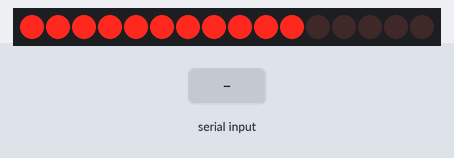
The sketch below on a simulated Arduino Uno, built with avr-gcc and run on an emulated ATmega328P. On the bench: 16 shift-register outputs drawn as a row of LEDs (first output left, lit = HIGH). Wiring (inferred from the names in the program): 2 × shift register (74HC595): data pin 11; shift clock pin 8; latch pin 12. Wiring (inferred from the signals the program sends): row of LEDs: on Q0, Q1, Q2, Q3, Q4, Q5, Q6, Q7, Q8, Q9, Q10, Q11, Q12, Q13, Q14, Q15. The test bench sets the inputs (shaded band).

Above: at 1.2 s.
1.3 s: "1" received over Serial
At 3.4 s:
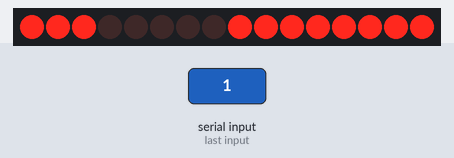
3.8 s: "2" received over Serial
At 5.3 s:
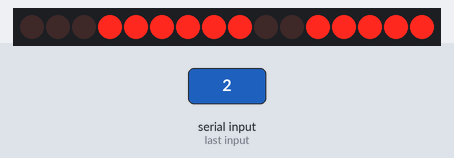
6.3 s: "0" received over Serial
At 8.4 s:
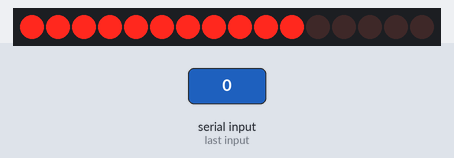
Timing chart, 0 to 9.9 s (numbered marks = the images above; inputs shaded):
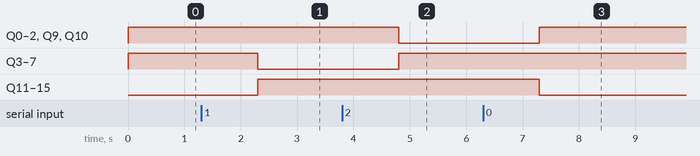

Measured:
- after the input at 1.3 s, Q3–7: HIGH → LOW after 1.0 s; Q11–15: LOW → HIGH after 1.0 s
- after the input at 3.8 s, Q0–2, Q9, Q10: HIGH → LOW after 1.0 s; Q3–7: LOW → HIGH after 1.0 s
- after the input at 6.3 s, Q0–2, Q9, Q10: LOW → HIGH after 1.0 s; Q11–15: HIGH → LOW after 1.0 s

The sketch:

ShiftLEDApp.ino
```cpp
#define DATA 11
#define LATCH 12
#define CLOCK 8

#include "DPL_Legacy.h"

byte val = 0;

using namespace DPL_DigitalPins;
using namespace DPL_SerialPort;

void setup() {
  pinMode(DATA, OUTPUT);
  pinMode(LATCH, OUTPUT);
  pinMode(CLOCK, OUTPUT);
  Start(9600);
}

void loop() {
/*
 * shiftOut(DATA, CLOCK, MSBFIRST, 0bB1B2B3B4B5G1G20);
 * shiftOut(DATA, CLOCK, MSBFIRST, 0bR1R2R3R4R5G3G4G5);
 */

/*
 * WHITE - 5V
 * BLACK,ORANGE - GND
 * BLUE - PIN8
 * YELLOW - PIN11
 * GREEN - PIN12
 */

 if (BUFFER_OK){
  val = In();
 }

 if (val == 0){
  Off(LATCH);
  shiftOut(DATA, CLOCK, MSBFIRST, 0b00000111);
  shiftOut(DATA, CLOCK, MSBFIRST, 0b11111111);
  On(LATCH);
 }
  if (val == 1){
  Off(LATCH);
  shiftOut(DATA, CLOCK, MSBFIRST, 0b11111111);
  shiftOut(DATA, CLOCK, MSBFIRST, 0b00000111);
  On(LATCH);
 }
  if (val == 2){
  Off(LATCH);
  shiftOut(DATA, CLOCK, MSBFIRST, 0b11111001);
  shiftOut(DATA, CLOCK, MSBFIRST, 0b11111000);
  On(LATCH);
 }
   if (val == 3){
  Off(LATCH);
  shiftOut(DATA, CLOCK, MSBFIRST, 0b00000000);
  shiftOut(DATA, CLOCK, MSBFIRST, 0b00000000);
  On(LATCH);
 }
   if (val == 4){
  Off(LATCH);
  shiftOut(DATA, CLOCK, MSBFIRST, 0b11111111);
  shiftOut(DATA, CLOCK, MSBFIRST, 0b11111111);
  On(LATCH);
 }
}
```
